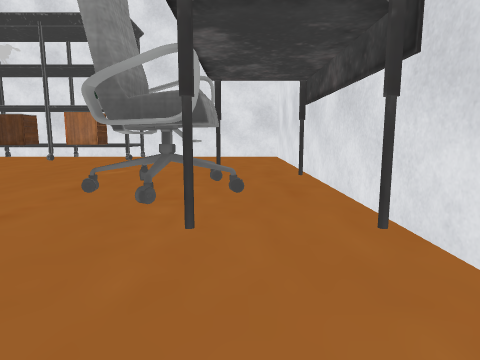
View 1 (above)

24 first-person views from a walk through a 3-D level made in the Unity game engine. The camera is 1.2 m above the floor, tilts 8° down and sees 75° across. The floor is counted in squares, 1 m on a side. Each view is taken from the middle of a square. On the plan, view 1 faces up. The plan holds only what a view shows up to about 13 squares ahead; the rest is blank. The place goes on beyond the plan. The player is left out. Some surface patterns are stand-ins.

View 2
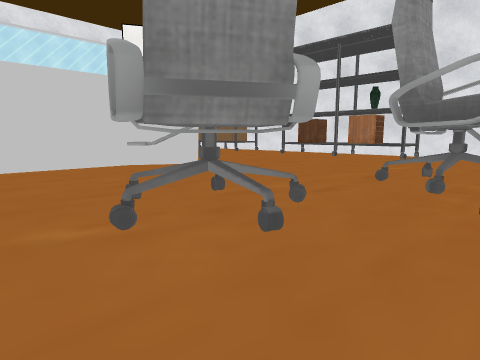

View 3
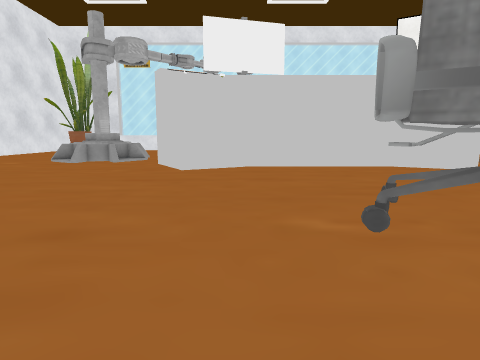

View 4
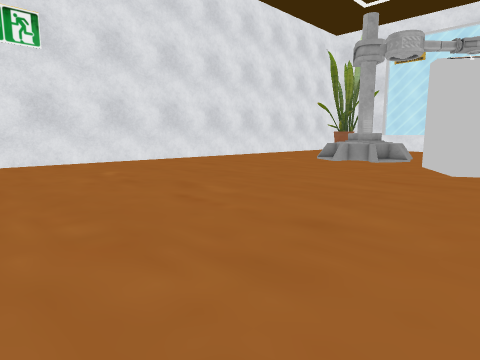

View 5
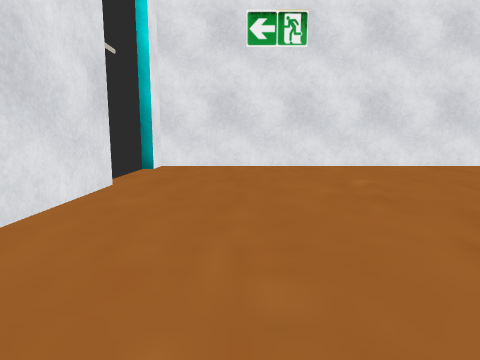

View 6
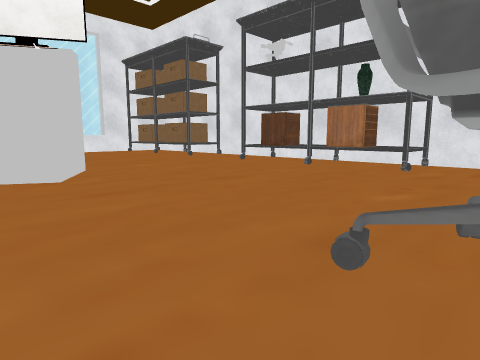

View 7
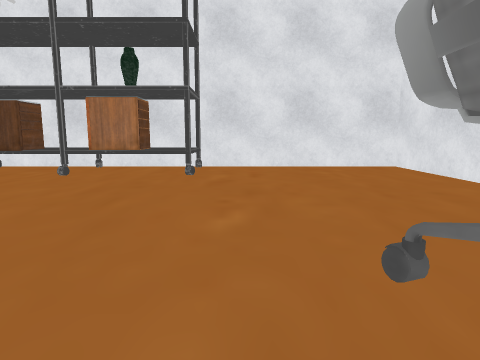

View 8
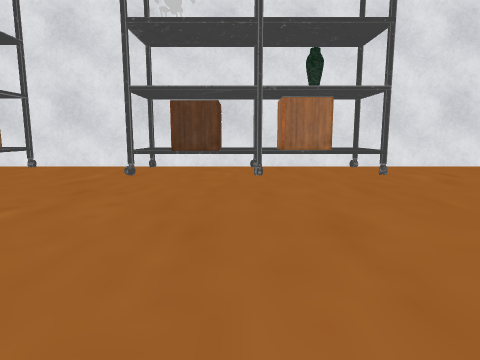

View 9
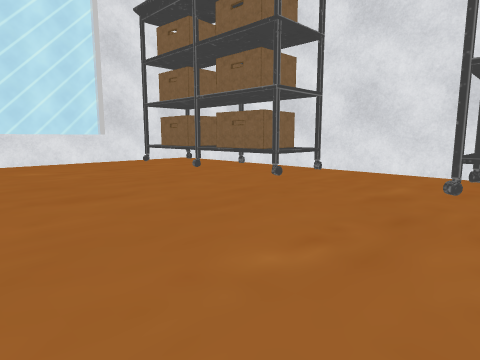

View 10
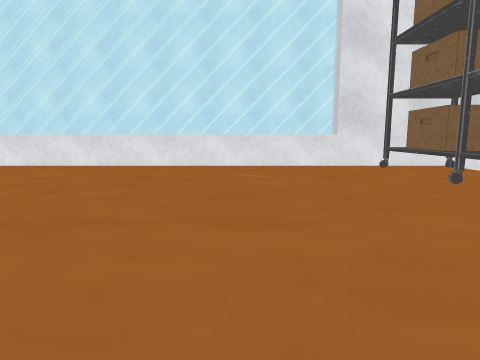

View 11
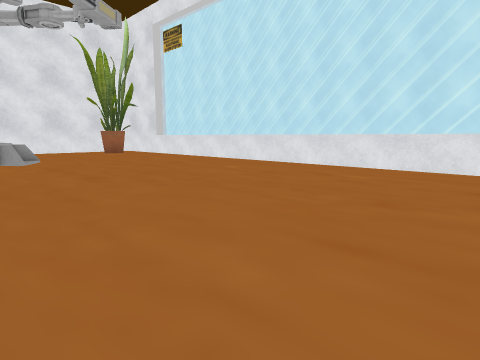

View 12
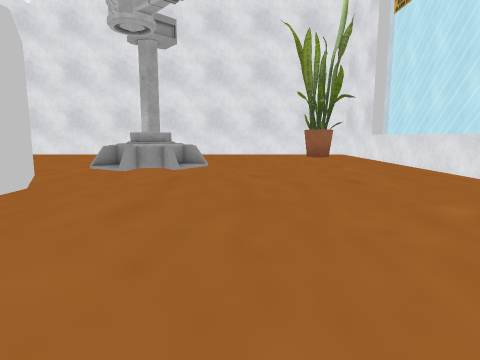

View 13
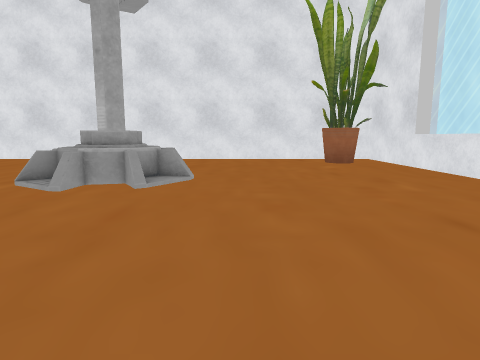

View 14
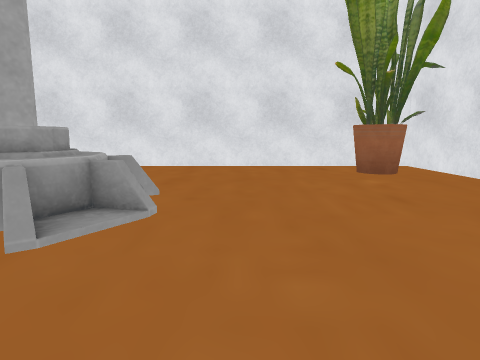

View 15
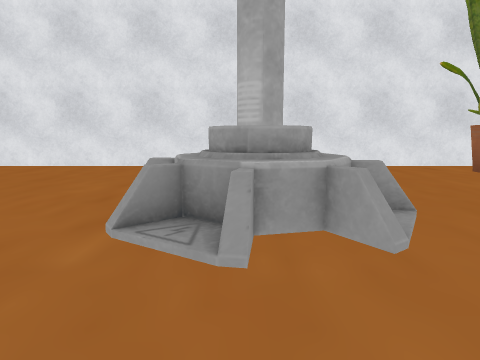

View 16
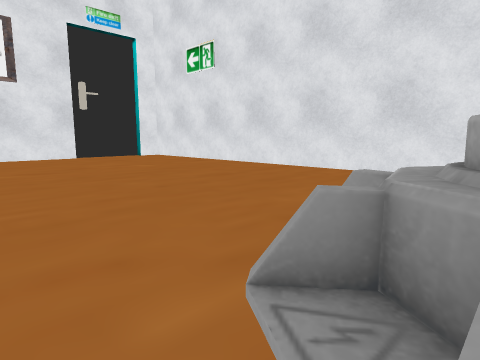

View 17
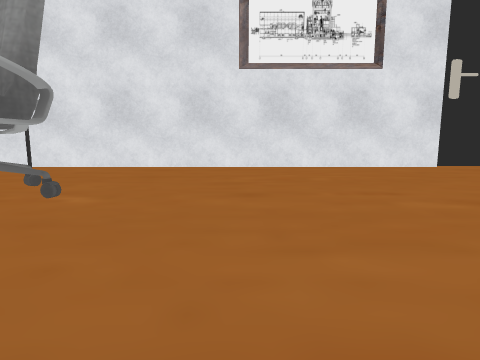

View 18
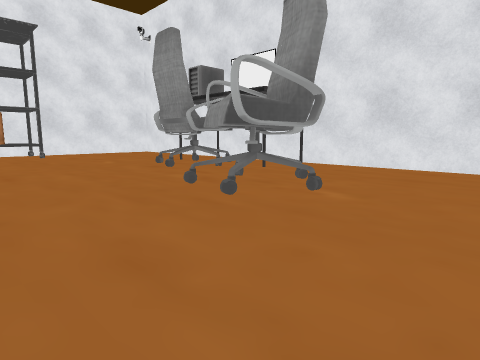

View 19
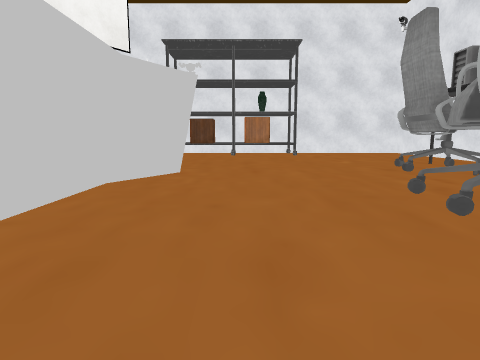

View 20
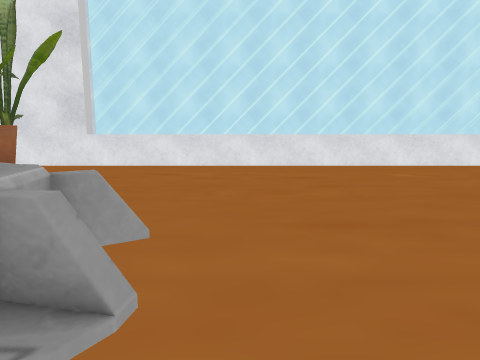

View 21
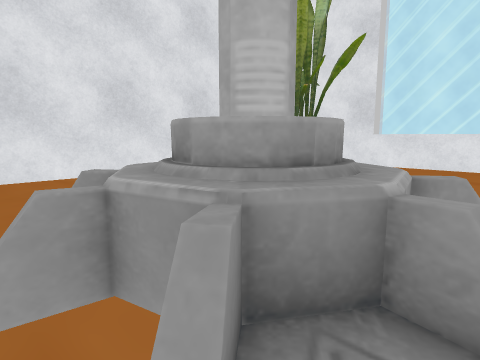

View 22
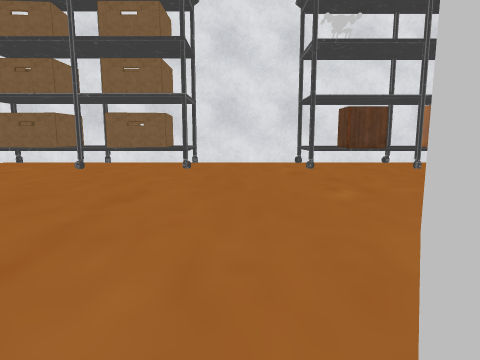

View 23
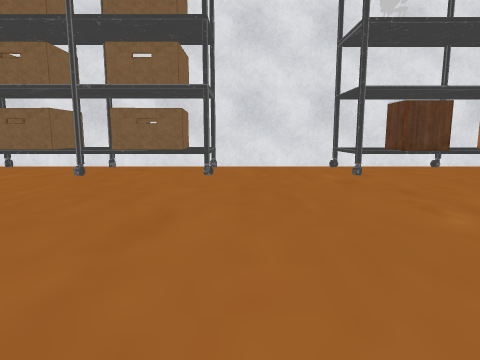

View 24
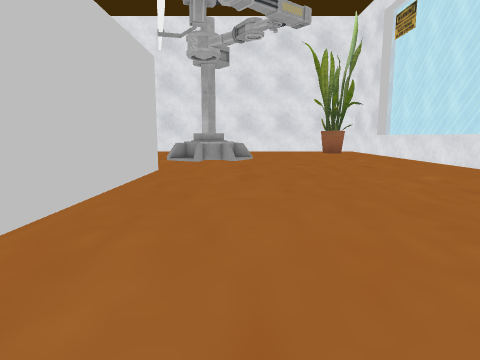

### Floor plan
Key: @ floor where view 1 was taken; # wall or solid block; x gap in a wall; . floor; = window, fence, low wall or low ledge; ^ raised ledge; R drawers; O other object.
Columns run from 28 left of view 1 to 3 right of it. Each row starts with its distance up from view 1.
 19           #####       #########
 18  #^###^####....x^^^^^^x.......#
 17  #^^ ^^^ ^^....^RR^R R^.......#
 16  #^xxx^xxx^....^RR^RRR^.......#
 15  =............................#
 14  =............................#
 13  ^............................#
 12  ^............................#
 11 #^............................#
 10 #^.........................O..#
  9  ^........................OO..#
  8  ^.......................OOO..#
  7  ^............###........OOO..#
  6 #^...........## ##.......OOO..#
  5 #^...........#  ##............#
  4 #^...........#  #..........O..#
  3 #^...........#  #.......O.....#
  2 #^...........#  #......OOO....#
  1  ^...........#  #.....OOOO....#
  0  ^...........#  #......OO...@.#
 -1  ^...........#  #.............#
 -2  ^...........#  #.............#
 -3  ^...........#  ##............#
 -4  ^...........#####............#
 -5 #^............###.............#
 -6 #^............................#
 -7 #^........=.=.................#
 -8 #^.........=^=................#
 -9 #^........=##^=...............#
-10 #^........=##=................#
-11 #^.........= = ...............##
-12 #^.........  . ................#
-13  =.......... . ................#
-14  #.##....... . ................#
-15  #. #.........  ...............#
-16  #............  ..............##
-17  ##############################

Positions as (right, up) in squares from view 1, and headings:
1: (0, 0), facing up
2: (0, -2), facing up-left
3: (0, -2), facing left
4: (0, -2), facing down-left
5: (-1, -4), facing down
6: (-2, 4), facing up-left
7: (-4, 6), facing up
8: (-10, 6), facing up
9: (-12, 8), facing up-left
10: (-14, 10), facing left
11: (-15, 8), facing down-left
12: (-20, 4), facing down
13: (-20, 0), facing down
14: (-20, -4), facing down
15: (-16, -4), facing down
16: (-16, -6), facing down-right
17: (-10, -4), facing right
18: (-10, -4), facing up-right
19: (-9, -4), facing up
20: (-14, -6), facing left
21: (-14, -7), facing down-left
22: (-16, 4), facing up
23: (-17, 6), facing up
24: (-18, 8), facing down
